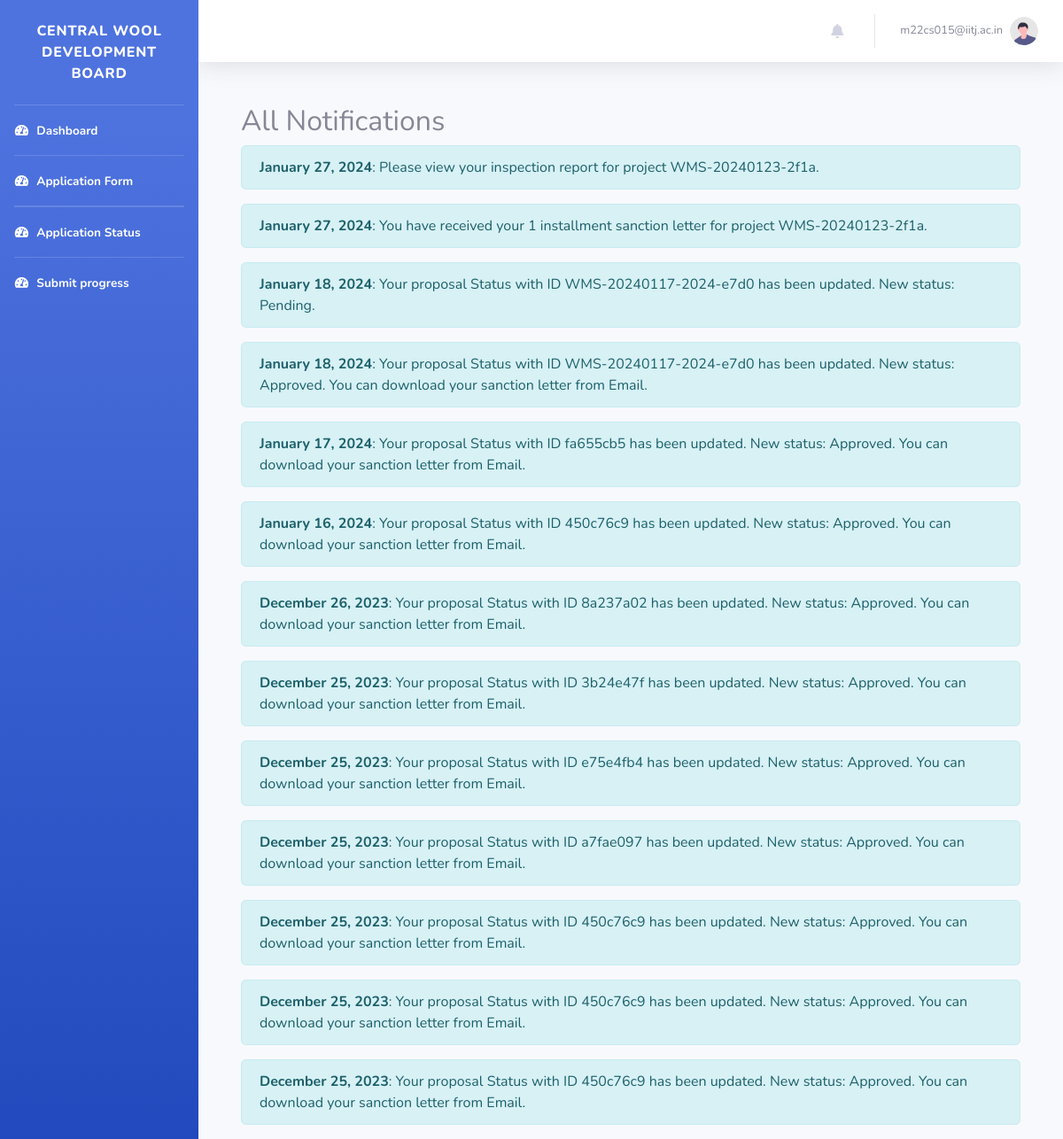
Page /dashboard/show-all-notifications/ (signed in) on the earlier database version.
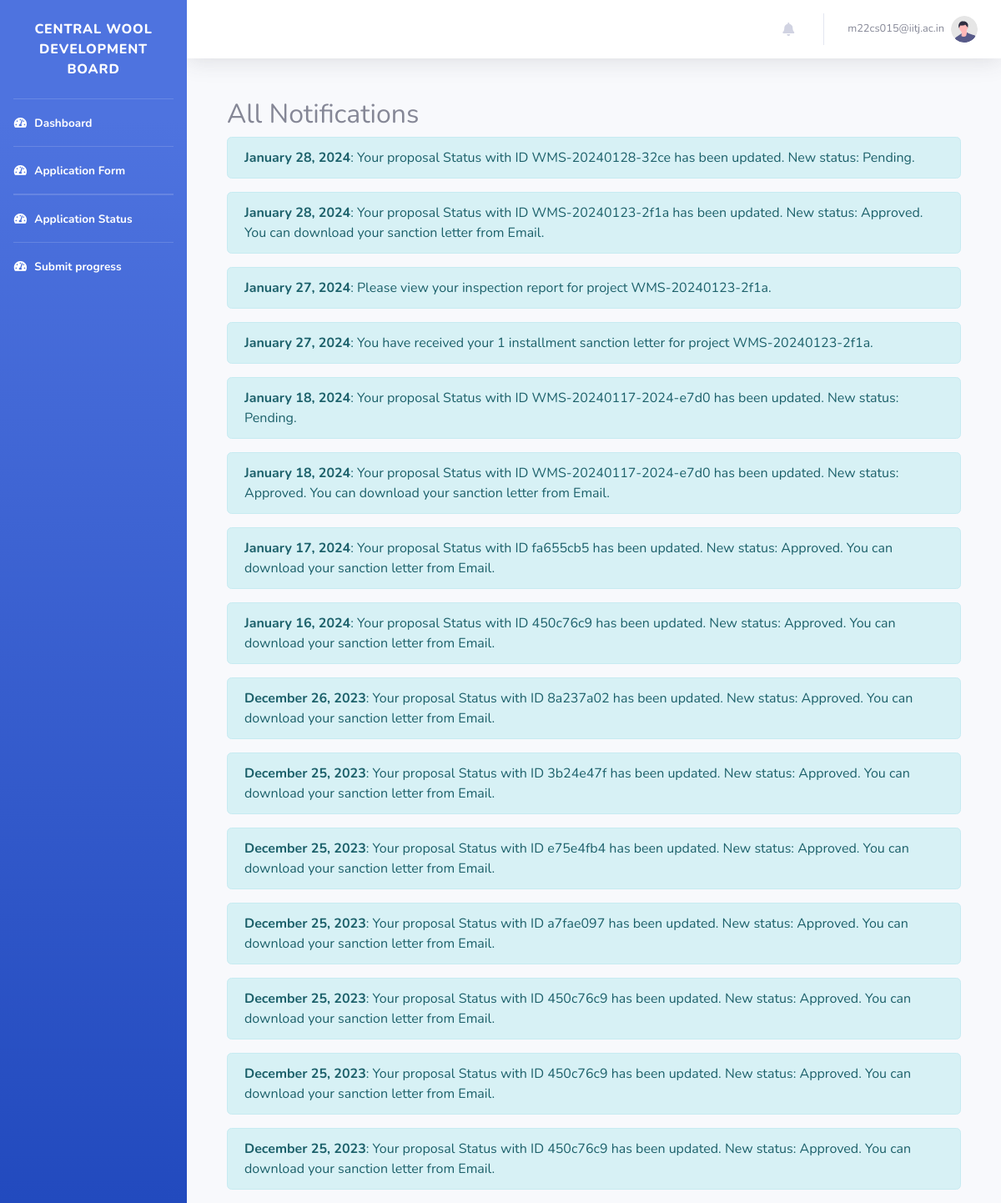
Same page on the later database version.
### authapp/models.py (models this page shows, shortened)
class Notification(models.Model):
    user = models.ForeignKey(settings.AUTH_USER_MODEL ,on_delete=models.CASCADE)
    message = models.TextField()
    created_at = models.DateTimeField(auto_now_add=True)
    is_read = models.BooleanField(default=False)

### authapp/views.py (the view)
# urls.py: path('dashboard/show-all-notifications/', views.show_all_notifications, name='show_all_notifications'),
@login_required
def show_all_notifications(request):
    all_notifications = Notification.objects.filter(user=request.user).order_by('-created_at')
    return render(request, 'all_notifications.html', {'all_notifications': all_notifications})

### templates/all_notifications.html
{% extends 'base_dashboard.html' %}
{% block content %}
  <div class="container mt-5">
    <h2>All Notifications</h2>
    {% for notification in all_notifications %}
      <div class="alert alert-info" role="alert">
        <strong>{{ notification.created_at|date:"F d, Y" }}</strong>: {{ notification.message }}
      </div>
    {% endfor %}
  </div>
{% endblock %}

Differences in the rows shown:
added Notification: created_at "January 28, 2024", message "Your proposal Status with ID WMS-20240128-32ce has been updated. New status: Pending."
added Notification: created_at "January 28, 2024", message "Your proposal Status with ID WMS-20240123-2f1a has been updated. New status: Approved. You can download your sanction letter from Email."
